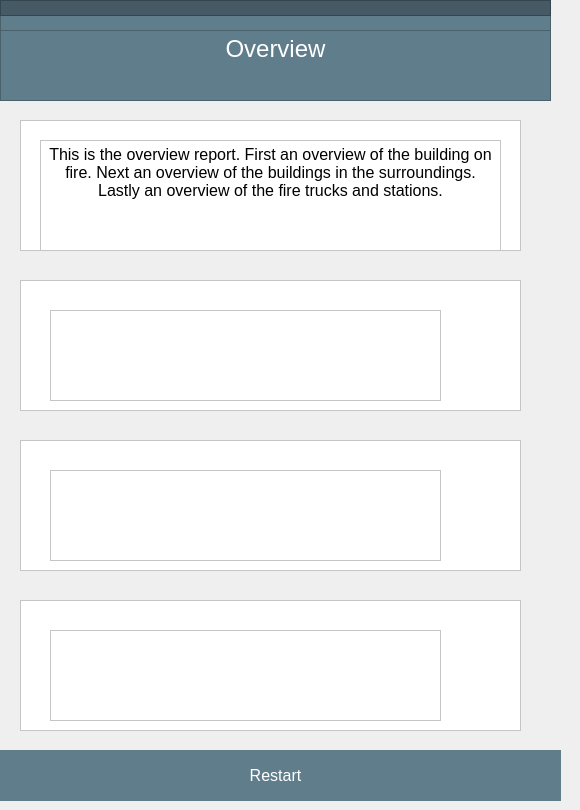
   <widget class="QWidget" name="tabOverview">
    <attribute name="title">
     <string>Overview</string>
    </attribute>
    <widget class="QFrame" name="frame_6">
     <property name="geometry">
      <rect>
       <x>0</x>
       <y>0</y>
       <width>551</width>
       <height>101</height>
      </rect>
     </property>
     <property name="styleSheet">
      <string notr="true">background-color:#607D8B</string>
     </property>
     <property name="frameShape">
      <enum>QFrame::StyledPanel</enum>
     </property>
     <property name="frameShadow">
      <enum>QFrame::Raised</enum>
     </property>
     <widget class="QTextEdit" name="textEdit_5">
      <property name="geometry">
       <rect>
        <x>0</x>
        <y>30</y>
        <width>551</width>
        <height>71</height>
       </rect>
      </property>
      <property name="styleSheet">
       <string notr="true">; background-color:#607D8B; color:white</string>
      </property>
      <property name="html">
       <string>&lt;!DOCTYPE HTML PUBLIC &quot;-//W3C//DTD HTML 4.0//EN&quot; &quot;http://www.w3.org/TR/REC-html40/strict.dtd&quot;&gt;
&lt;html&gt;&lt;head&gt;&lt;meta name=&quot;qrichtext&quot; content=&quot;1&quot; /&gt;&lt;style type=&quot;text/css&quot;&gt;
p, li { white-space: pre-wrap; }
&lt;/style&gt;&lt;/head&gt;&lt;body style=&quot; font-family:'MS Shell Dlg 2'; font-size:7.5pt; font-weight:400; font-style:normal;&quot;&gt;
&lt;p align=&quot;center&quot; style=&quot; margin-top:0px; margin-bottom:0px; margin-left:0px; margin-right:0px; -qt-block-indent:0; text-indent:0px;&quot;&gt;&lt;span style=&quot; font-size:18pt;&quot;&gt;Overview&lt;/span&gt;&lt;/p&gt;&lt;/body&gt;&lt;/html&gt;</string>
      </property>
     </widget>
     <widget class="QFrame" name="frame_10">
      <property name="geometry">
       <rect>
        <x>0</x>
        <y>0</y>
        <width>551</width>
        <height>16</height>
       </rect>
      </property>
      <property name="styleSheet">
       <string notr="true">background-color: #455A64</string>
      </property>
      <property name="frameShape">
       <enum>QFrame::StyledPanel</enum>
      </property>
      <property name="frameShadow">
       <enum>QFrame::Raised</enum>
      </property>
     </widget>
    </widget>
    <widget class="QPushButton" name="buttonRestart">
     <property name="geometry">
      <rect>
       <x>-10</x>
       <y>750</y>
       <width>571</width>
       <height>51</height>
      </rect>
     </property>
     <property name="font">
      <font>
       <pointsize>12</pointsize>
      </font>
     </property>
     <property name="styleSheet">
      <string notr="true">border:0pt; background-color:#607D8B; color:white;</string>
     </property>
     <property name="text">
      <string>Restart</string>
     </property>
    </widget>
    <widget class="QFrame" name="frame_18">
     <property name="geometry">
      <rect>
       <x>20</x>
       <y>120</y>
       <width>501</width>
       <height>131</height>
      </rect>
     </property>
     <property name="styleSheet">
      <string notr="true">background-color:white</string>
     </property>
     <property name="frameShape">
      <enum>QFrame::StyledPanel</enum>
     </property>
     <property name="frameShadow">
      <enum>QFrame::Raised</enum>
     </property>
     <widget class="QTextEdit" name="textEdit_16">
      <property name="geometry">
       <rect>
        <x>20</x>
        <y>20</y>
        <width>461</width>
        <height>111</height>
       </rect>
      </property>
      <property name="font">
       <font>
        <pointsize>14</pointsize>
       </font>
      </property>
      <property name="styleSheet">
       <string notr="true"/>
      </property>
      <property name="html">
       <string>&lt;!DOCTYPE HTML PUBLIC &quot;-//W3C//DTD HTML 4.0//EN&quot; &quot;http://www.w3.org/TR/REC-html40/strict.dtd&quot;&gt;
&lt;html&gt;&lt;head&gt;&lt;meta name=&quot;qrichtext&quot; content=&quot;1&quot; /&gt;&lt;style type=&quot;text/css&quot;&gt;
p, li { white-space: pre-wrap; }
&lt;/style&gt;&lt;/head&gt;&lt;body style=&quot; font-family:'MS Shell Dlg 2'; font-size:14pt; font-weight:400; font-style:normal;&quot;&gt;
&lt;p align=&quot;center&quot; style=&quot; margin-top:0px; margin-bottom:0px; margin-left:0px; margin-right:0px; -qt-block-indent:0; text-indent:0px;&quot;&gt;&lt;span style=&quot; font-size:12pt;&quot;&gt;This is the overview report. First an overview of the building on fire. Next an overview of the buildings in the surroundings. Lastly an overview of the fire trucks and stations.&lt;/span&gt;&lt;/p&gt;&lt;/body&gt;&lt;/html&gt;</string>
      </property>
     </widget>
    </widget>
    <widget class="QFrame" name="frame_22">
     <property name="geometry">
      <rect>
       <x>20</x>
       <y>280</y>
       <width>501</width>
       <height>131</height>
      </rect>
     </property>
     <property name="styleSheet">
      <string notr="true">background-color:white</string>
     </property>
     <property name="frameShape">
      <enum>QFrame::StyledPanel</enum>
     </property>
     <property name="frameShadow">
      <enum>QFrame::Raised</enum>
     </property>
     <widget class="QListWidget" name="overviewFireBuilding">
      <property name="geometry">
       <rect>
        <x>30</x>
        <y>30</y>
        <width>391</width>
        <height>91</height>
       </rect>
      </property>
     </widget>
    </widget>
    <widget class="QFrame" name="frame_23">
     <property name="geometry">
      <rect>
       <x>20</x>
       <y>440</y>
       <width>501</width>
       <height>131</height>
      </rect>
     </property>
     <property name="styleSheet">
      <string notr="true">background-color:white</string>
     </property>
     <property name="frameShape">
      <enum>QFrame::StyledPanel</enum>
     </property>
     <property name="frameShadow">
      <enum>QFrame::Raised</enum>
     </property>
     <widget class="QListWidget" name="overviewRiskBuilding">
      <property name="geometry">
       <rect>
        <x>30</x>
        <y>30</y>
        <width>391</width>
        <height>91</height>
       </rect>
      </property>
     </widget>
    </widget>
    <widget class="QFrame" name="frame_24">
     <property name="geometry">
      <rect>
       <x>20</x>
       <y>600</y>
       <width>501</width>
       <height>131</height>
      </rect>
     </property>
     <property name="styleSheet">
      <string notr="true">background-color:white</string>
     </property>
     <property name="frameShape">
      <enum>QFrame::StyledPanel</enum>
     </property>
     <property name="frameShadow">
      <enum>QFrame::Raised</enum>
     </property>
     <widget class="QListWidget" name="overviewFireStations">
      <property name="geometry">
       <rect>
        <x>30</x>
        <y>30</y>
        <width>391</width>
        <height>91</height>
       </rect>
      </property>
     </widget>
    </widget>
    <zorder>frame_22</zorder>
    <zorder>frame_6</zorder>
    <zorder>buttonRestart</zorder>
    <zorder>frame_18</zorder>
    <zorder>frame_23</zorder>
    <zorder>frame_24</zorder>
   </widget>
